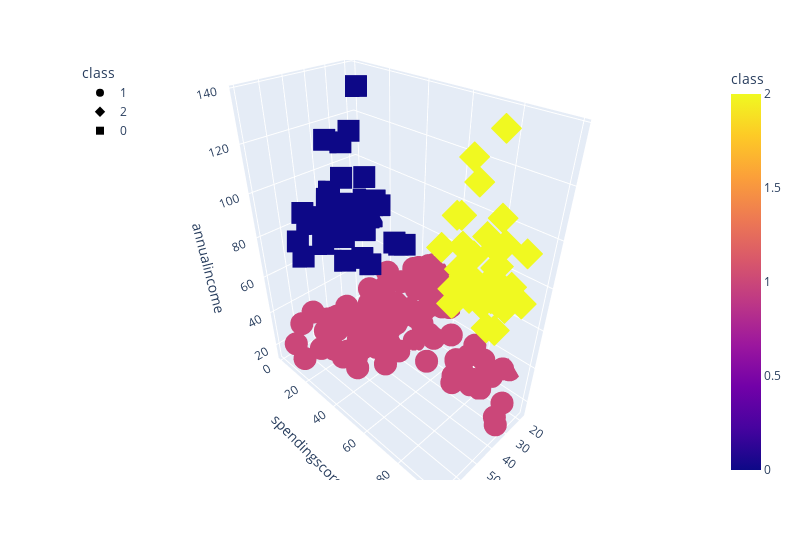

The notebook cell saved with this chart:
### Code cell
# Plot the 3D-scatter with x="Annual Income", y="Spending Score (1-100)" and z="Age"
fig = px.scatter_3d(shopping_df,x="age",y="spendingscore",z="annualincome",color="class",symbol="class",width=800)
fig.update_layout(legend=dict(x=0, y=1))
fig.show()

### Figure 1 — Plotly figure (JSON) as saved in the notebook; plotly's stock layout.template omitted (floating-point values rounded to 4 significant figures)
{"data": [{"hovertemplate": "class=%{marker.color}<br>age=%{x}<br>spendingscore=%{y}<br>annualincome=%{z}<extra></extra>", "legendgroup": "1", "marker": {"color": [1, 1, 1, 1, 1, 1, 1, 1, 1, 1, 1, 1, 1, 1, 1, 1, 1, 1, 1, 1, 1, 1, 1, 1, 1, 1, 1, 1, 1, 1, 1, 1, 1, 1, 1, 1, 1, 1, 1, 1, 1, 1, 1, 1, 1, 1, 1, 1, 1, 1, 1, 1, 1, 1, 1, 1, 1, 1, 1, 1, 1, 1, 1, 1, 1, 1, 1, 1, 1, 1, 1, 1, 1, 1, 1, 1, 1, 1, 1, 1, 1, 1, 1, 1, 1, 1, 1, 1, 1, 1, 1, 1, 1, 1, 1, 1, 1, 1, 1, 1, 1, 1, 1, 1, 1, 1, 1, 1, 1, 1, 1, 1, 1, 1, 1, 1, 1, 1, 1, 1, 1, 1, 1], "coloraxis": "coloraxis", "symbol": "circle"}, "mode": "markers", "name": "1", "scene": "scene", "showlegend": true, "type": "scatter3d", "x": [19, 21, 20, 23, 31, 22, 35, 23, 64, 30, 67, 35, 58, 24, 37, 22, 35, 20, 52, 35, 35, 25, 46, 31, 54, 29, 45, 35, 40, 23, 60, 21, 53, 18, 49, 21, 42, 30, 36, 20, 65, 24, 48, 31, 49, 24, 50, 27, 29, 31, 49, 33, 31, 59, 50, 47, 51, 69, 27, 53, 70, 19, 67, 54, 63, 18, 43, 68, 19, 32, 70, 47, 60, 60, 59, 26, 45, 40, 23, 49, 57, 38, 67, 46, 21, 48, 55, 22, 34, 50, 68, 18, 48, 40, 32, 24, 47, 27, 48, 20, 23, 49, 67, 26, 49, 21, 66, 54, 68, 66, 65, 19, 38, 19, 18, 19, 63, 49, 51, 50, 27, 38, 40], "y": [39, 81, 6, 77, 40, 76, 6, 94, 3, 72, 14, 99, 15, 77, 13, 79, 35, 66, 29, 98, 35, 73, 5, 73, 14, 82, 32, 61, 31, 87, 4, 73, 4, 92, 14, 81, 17, 73, 26, 75, 35, 92, 36, 61, 28, 65, 55, 47, 42, 42, 52, 60, 54, 60, 45, 41, 50, 46, 51, 46, 56, 55, 52, 59, 51, 59, 50, 48, 59, 47, 55, 42, 49, 56, 47, 54, 53, 48, 52, 42, 51, 55, 41, 44, 57, 46, 58, 55, 60, 46, 55, 41, 49, 40, 42, 52, 47, 50, 42, 49, 41, 48, 59, 55, 56, 42, 50, 46, 43, 48, 52, 54, 42, 46, 48, 50, 43, 59, 43, 57, 56, 40, 58], "z": [15, 15, 16, 16, 17, 17, 18, 18, 19, 19, 19, 19, 20, 20, 20, 20, 21, 21, 23, 23, 24, 24, 25, 25, 28, 28, 28, 28, 29, 29, 30, 30, 33, 33, 33, 33, 34, 34, 37, 37, 38, 38, 39, 39, 39, 39, 40, 40, 40, 40, 42, 42, 43, 43, 43, 43, 44, 44, 46, 46, 46, 46, 47, 47, 48, 48, 48, 48, 48, 48, 49, 49, 50, 50, 54, 54, 54, 54, 54, 54, 54, 54, 54, 54, 54, 54, 57, 57, 58, 58, 59, 59, 60, 60, 60, 60, 60, 60, 61, 61, 62, 62, 62, 62, 62, 62, 63, 63, 63, 63, 63, 63, 64, 64, 65, 65, 65, 65, 67, 67, 67, 67, 69]}, {"hovertemplate": "class=%{marker.color}<br>age=%{x}<br>spendingscore=%{y}<br>annualincome=%{z}<extra></extra>", "legendgroup": "2", "marker": {"color": [2, 2, 2, 2, 2, 2, 2, 2, 2, 2, 2, 2, 2, 2, 2, 2, 2, 2, 2, 2, 2, 2, 2, 2, 2, 2, 2, 2, 2, 2, 2, 2, 2, 2, 2, 2, 2, 2, 2], "coloraxis": "coloraxis", "symbol": "diamond"}, "mode": "markers", "name": "2", "scene": "scene", "showlegend": true, "type": "scatter3d", "x": [39, 31, 40, 38, 39, 31, 29, 32, 35, 32, 32, 28, 32, 34, 39, 38, 27, 30, 30, 29, 31, 36, 33, 32, 28, 36, 30, 27, 35, 32, 29, 30, 28, 36, 32, 38, 35, 32, 30], "y": [91, 77, 95, 75, 75, 71, 88, 73, 72, 93, 87, 97, 74, 90, 88, 76, 89, 78, 73, 83, 93, 75, 95, 63, 75, 92, 86, 69, 90, 86, 88, 97, 68, 85, 69, 91, 79, 74, 83], "z": [69, 70, 71, 71, 71, 72, 73, 73, 74, 75, 76, 77, 77, 78, 78, 78, 78, 78, 78, 79, 81, 85, 86, 87, 87, 87, 88, 88, 93, 97, 98, 99, 101, 103, 103, 113, 120, 126, 137]}, {"hovertemplate": "class=%{marker.color}<br>age=%{x}<br>spendingscore=%{y}<br>annualincome=%{z}<extra></extra>", "legendgroup": "0", "marker": {"color": [0, 0, 0, 0, 0, 0, 0, 0, 0, 0, 0, 0, 0, 0, 0, 0, 0, 0, 0, 0, 0, 0, 0, 0, 0, 0, 0, 0, 0, 0, 0, 0, 0, 0, 0, 0, 0, 0], "coloraxis": "coloraxis", "symbol": "square"}, "mode": "markers", "name": "0", "scene": "scene", "showlegend": true, "type": "scatter3d", "x": [23, 43, 59, 47, 25, 20, 44, 19, 57, 28, 25, 48, 34, 43, 44, 47, 37, 34, 56, 19, 50, 42, 36, 40, 36, 52, 58, 59, 37, 46, 41, 54, 41, 34, 33, 47, 45, 32], "y": [29, 35, 11, 9, 34, 5, 7, 10, 5, 40, 12, 36, 22, 17, 20, 16, 1, 1, 35, 5, 26, 20, 27, 13, 10, 13, 15, 14, 32, 15, 39, 24, 17, 23, 8, 16, 28, 18], "z": [70, 71, 71, 71, 72, 73, 73, 74, 75, 76, 77, 77, 78, 78, 78, 78, 78, 78, 79, 81, 85, 86, 87, 87, 87, 88, 88, 93, 97, 98, 99, 101, 103, 103, 113, 120, 126, 137]}], "layout": {"coloraxis": {"colorbar": {"title": {"text": "class"}}, "colorscale": [[0, "#0d0887"], [0.1111, "#46039f"], [0.2222, "#7201a8"], [0.3333, "#9c179e"], [0.4444, "#bd3786"], [0.5556, "#d8576b"], [0.6667, "#ed7953"], [0.7778, "#fb9f3a"], [0.8889, "#fdca26"], [1, "#f0f921"]]}, "legend": {"title": {"text": "class"}, "tracegroupgap": 0, "x": 0, "y": 1}, "margin": {"t": 60}, "scene": {"domain": {"x": [0, 1], "y": [0, 1]}, "xaxis": {"title": {"text": "age"}}, "yaxis": {"title": {"text": "spendingscore"}}, "zaxis": {"title": {"text": "annualincome"}}}, "width": 800}}
